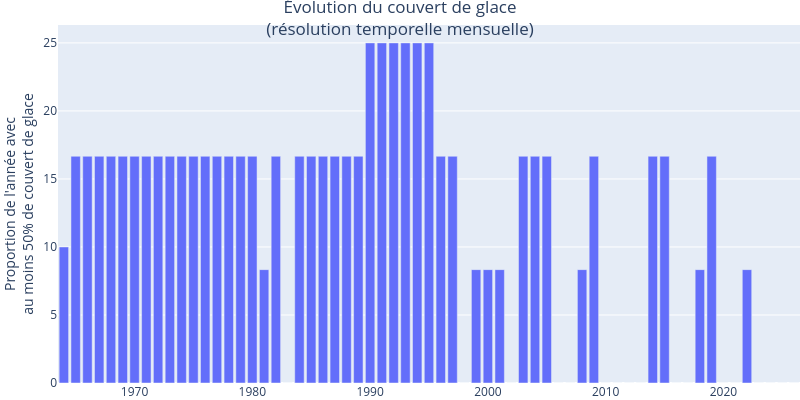

This figure's notebook cell:
### Markdown cell above
## Couvert de glace

### Code cell
fig = create_ice_cover_plot(monthly_era5)
fig.write_image(figures_dir / "ice_cover.svg")
fig.show()

### Figure 1 — Plotly figure (JSON) as saved in the notebook; plotly's stock layout.template omitted (floating-point values rounded to 4 significant figures)
{"data": [{"type": "bar", "x": [1964, 1965, 1966, 1967, 1968, 1969, 1970, 1971, 1972, 1973, 1974, 1975, 1976, 1977, 1978, 1979, 1980, 1981, 1982, 1983, 1984, 1985, 1986, 1987, 1988, 1989, 1990, 1991, 1992, 1993, 1994, 1995, 1996, 1997, 1998, 1999, 2000, 2001, 2002, 2003, 2004, 2005, 2006, 2007, 2008, 2009, 2010, 2011, 2012, 2013, 2014, 2015, 2016, 2017, 2018, 2019, 2020, 2021, 2022, 2023, 2024, 2025, 2026], "y": [10.0, 16.67, 16.67, 16.67, 16.67, 16.67, 16.67, 16.67, 16.67, 16.67, 16.67, 16.67, 16.67, 16.67, 16.67, 16.67, 16.67, 8.333, 16.67, 0.0, 16.67, 16.67, 16.67, 16.67, 16.67, 16.67, 25.0, 25.0, 25.0, 25.0, 25.0, 25.0, 16.67, 16.67, 0.0, 8.333, 8.333, 8.333, 0.0, 16.67, 16.67, 16.67, 0.0, 0.0, 8.333, 16.67, 0.0, 0.0, 0.0, 0.0, 16.67, 16.67, 0.0, 0.0, 8.333, 16.67, 0.0, 0.0, 8.333, 0.0, 0.0, 0.0, 0.0]}], "layout": {"height": 400, "margin": {"autoexpand": true, "b": 0, "l": 0, "r": 0, "t": 25}, "title": {"text": "Évolution du couvert de glace<br>(résolution temporelle mensuelle)", "x": 0.5, "xanchor": "center"}, "width": 800, "yaxis": {"title": {"text": "Proportion de l'année avec<br>au moins 50% de couvert de glace"}}}}
